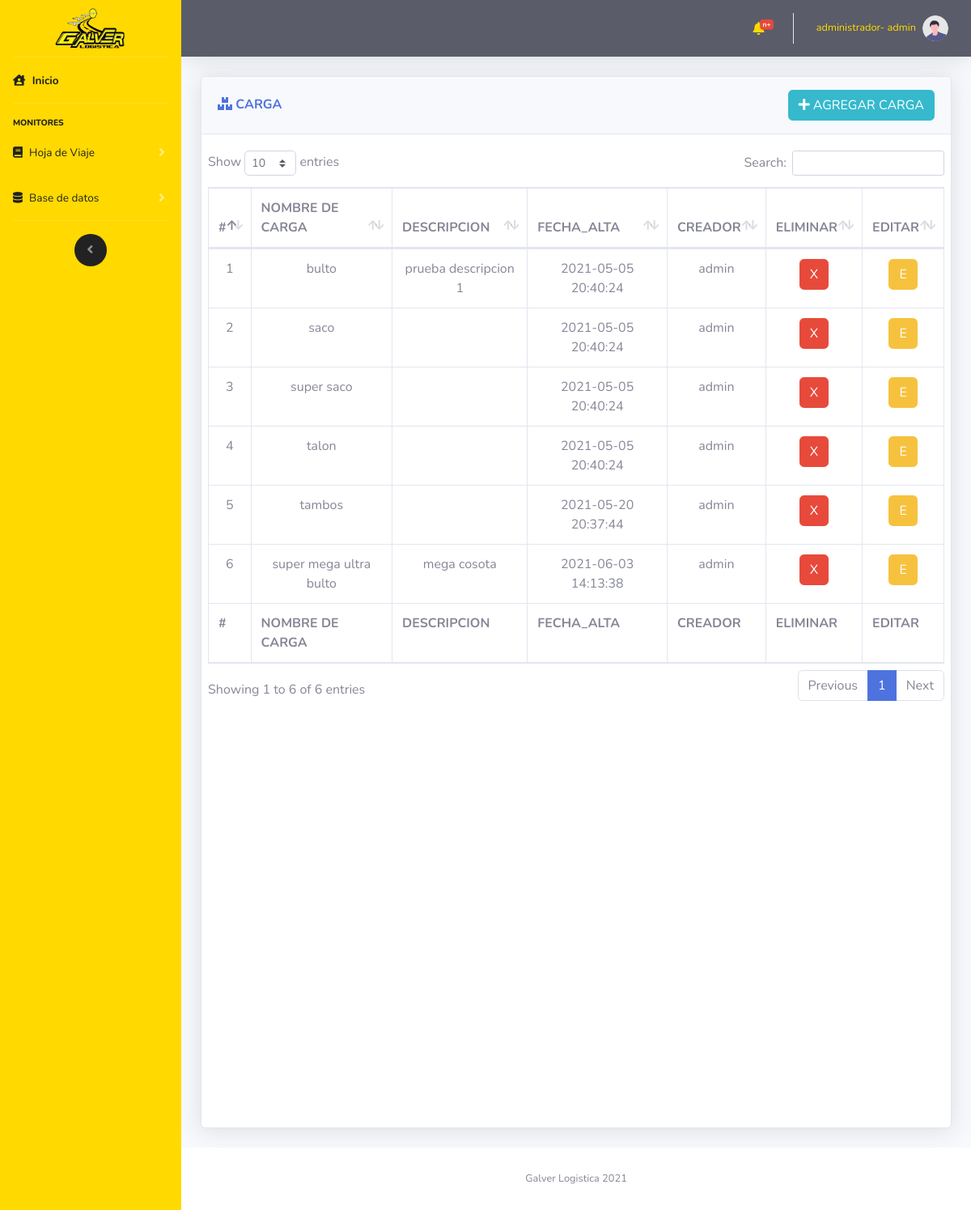
The app's page /vistas/CRUD_Cargas.php (signed in), older data.
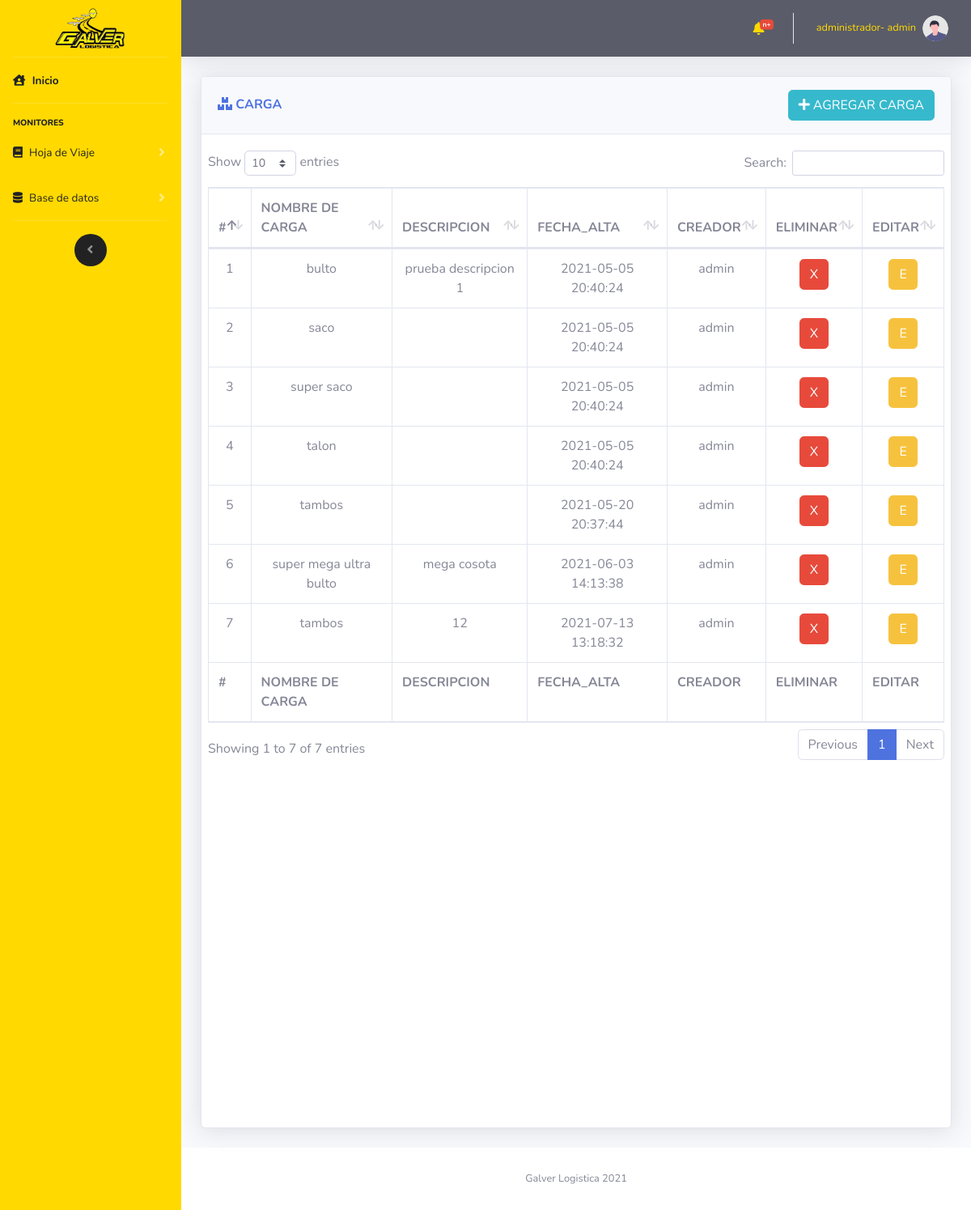
The same page, newer data.
### tables this page shows
CREATE TABLE `carga` (
  `cargaId` int(11) NOT NULL,
  `cargaNombre` varchar(50) NOT NULL,
  `cargaDescripcion` varchar(500) NOT NULL,
  `cargaFecaCreacion` datetime NOT NULL,
  `usuarioId` int(11) NOT NULL
);

CREATE TABLE `usuario` (
  `usuarioId` int(11) NOT NULL,
  `usuarioNombre` varchar(30) NOT NULL,
  `usuarioPassword` varchar(20) NOT NULL,
  `usuarioTipoId` int(11) NOT NULL,
  `usuarioCreacion` datetime NOT NULL
);

### controlador/modulos/selects.php (called while the page is built, shortened)
<?php
    function muestraCarga($mysqli)
    {
        $result = $mysqli->query("SELECT * FROM `carga` INNER JOIN usuario ON usuario.usuarioId= carga.usuarioId");
        return $result;
    }
?>

### vistas/CRUD_Cargas.php (the view, shortened to what this page needs)
<?php
    include "../import/componentes/head.php";
    include "../import/componentes/navbarLateral.php";
    include "../import/componentes/navbarHorizontal.php";
    include "../controlador/coneccion/config.php";
    include "../controlador/modulos/selects.php";
?>
<div class="container-fluid">
    <div class="row">
            <div class="col-12">
                <div class="card shadow mb-4 card_hdv">
                    <div class="card-header py-3 d-flex flex-row align-items-center justify-content-between">
                        <h6 class="m-0 font-weight-bold text-primary"><i class="fas fa-boxes"></i> CARGA</h6>
                        <button type="button" class="btn btn-info  d-none d-md-block" data-toggle="modal"
                            data-target="#INSERT"><i class="fas fa-plus"></i>  AGREGAR CARGA</button>
                    </div>
                    <div class="card-body">
                        <div class="chart-area ">
                            <div class="row">
                                <div class="table-responsive cardScroll">
                                    <table class="table table-bordered" id="dataTable" width="100%" cellspacing="0">
                                        <thead>
                                            <tr>
                                                <th scope="col">#</th>
                                                <th scope="col">NOMBRE DE CARGA</th>
                                                <th scope="col">DESCRIPCION</th>
                                                <th scope="col">FECHA_ALTA</th>
                                                <th scope="col">CREADOR</th>
                                                <th scope="col">ELIMINAR</th>
                                                <th scope="col">EDITAR</th>
                                            </tr>
                                        </thead>
                                        <tfoot>
                                            <tr>
                                                <th scope="col">#</th>
                                                <th scope="col">NOMBRE DE CARGA</th>
                                                <th scope="col">DESCRIPCION</th>
                                                <th scope="col">FECHA_ALTA</th>
                                                <th scope="col">CREADOR</th>
                                                <th scope="col">ELIMINAR</th>
                                                <th scope="col">EDITAR</th>
                                            </tr>
                                        </tfoot>
                                        <tbody class=" text-center">
                                            <?php
                                            $datos=muestraCarga($mysqli);
                                            while ($filas =$datos->fetch_assoc())
                                            {
                                                echo
                                                "<tr>".
                                                "<td>".$filas["cargaId"]."</td>".
                                                "<td>".$filas["cargaNombre"]."</td>".
                                                "<td>".$filas["cargaDescripcion"]."</td>".
                                                "<td>".$filas["cargaFecaCreacion"]."</td>".
                                                "<td>".$filas["usuarioNombre"]."</td>".
                                                "<td><button type='button' class='btn btn-danger' onclick='eliminarCarga(".$filas["cargaId"].")')>X</button></td>".
                                                "<td><button type='button' class='btn btn-warning' data-toggle='modal'
                                                data-target='#UPDATE' onclick='editarPaso1Id(".$filas["cargaId"].")'>E</button></td>".
                                                "</tr>";
                                            }
                                            ?>
                                        </tbody>
                                    </table>
                                </div>
                            </div>
                        </div>
                    </div>
                </div>
            </div>
    </div>
    <?php
        include "../import/componentes/footer.php";
        include "../import/componentes/js/main.php";
    ?>

Row changes from the older to the newer data that the page shows:
added carga: cargaId "7", cargaNombre "tambos", cargaDescripcion "12", cargaFecaCreacion "2021-07-13 13:18:32", usuarioId.usuarioNombre "admin"
Text that changed along with them:
text written by a page script: "Show entries Search: Showing 1 to 6 of 6 entries Previous 1 Next" → "Show entries Search: Showing 1 to 7 of 7 entries Previous 1 Next"
